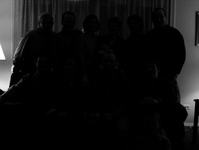
#> input picture 02_DIP/04_image_enhancement(contrast enhancement)/images/main/test3.jpg, 199 x 150 px, shrunk from 1024 x 768 before the run
$ jupyter execute Contrast_Enhancement.ipynb
#> lines starting #> are read from the running program, lines starting #| are printed output that depends on the picture; after the words box and inside, x2 and y2 are one past the last pixel; in counts of white or black regions, pixels touching at a corner belong together
[cell 1]
#import
import cv2
import matplotlib.pyplot as plt
import numpy as np

[cell 2]
img = cv2.imread('images/main/test3.jpg', 0)
#> img is the input picture: shape (150, 199); min 0, max 255, mean 17.3

[cell 3]
def show_img_cv(img_title, img):
    cv2.imshow(img_title, img)
    cv2.waitKey(0)
    cv2.destroyAllWindows()

[cell 4]
#show_img_cv('original image', img)

[cell 5]
def show_img_plt(img, c_map='gray',fig_hight=8, fig_width=6 ):
    plt.figure(figsize=(fig_hight, fig_width), dpi=100)
    plt.imshow(img, cmap=c_map)

[cell 6]
show_img_plt(img)
cv2.imwrite('original_image.jpg', img)
#> Out = True

[cell 7]
def display_hist_cv(img, channel=0, histsize=256, range=(0, 256)):
#> called with channel = 0, histsize = 256, range = (0, 256)
    hist_img = cv2.calcHist([img], [channel], None, [histsize], range)
#> hist_img = 256 values, max 14859 at index 0, min 0 at index 204, mean 116.6
    plt.figure(figsize=(4, 2), dpi=100)
    plt.plot(hist_img)
    plt.show()
#> figure, not shown here; curve peaks at x = 0, y = 14859

[cell 8]
display_hist_cv(img)

[cell 9]
def display_hist_plt(img, bins=256, range=(0, 256)):
#> called with bins = 256, range = (0, 256)
    plt.figure(figsize=(4, 2), dpi=100)
    plt.hist(img.flat, bins=bins, range=range)
    plt.show()
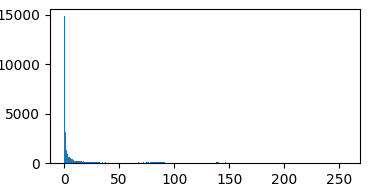
#> figure drawn by matplotlib, 1 panel; tallest bar 14859 high, from x = 0 to 1

[cell 10]
display_hist_plt(img)

## Contrast Stretching

[cell 11]
min_new = 0
max_new = 255

min_old = np.min(img)
#> min_old = 0
max_old = np.max(img)
#> max_old = 255

cs_img = np.uint8(((img - min_old)/(max_old - min_old))*(max_new - min_new) + min_new)

#cs = ((I - Imin)/(Imax - Imin))*(max - min) + min

[cell 12]
show_img_plt(cs_img)

[cell 13]
display_hist_plt(cs_img)

## Histogram Equalization

[cell 14]
hisequ_img = cv2.equalizeHist(img)
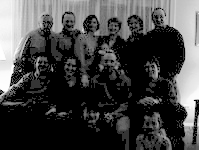
#> hisequ_img: shape (150, 199); min 0, max 255, mean 68

[cell 15]
display_hist_plt(hisequ_img)

[cell 16]
show_img_plt(hisequ_img)
cv2.imwrite('corrected_image.jpg', hisequ_img)
#> Out = True

## Gamma

[cell 17]
gamma = 0.4
gamma_img = np.uint8(((img/255)**gamma)*255)
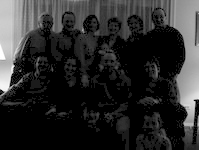
#> gamma_img: shape (150, 199); min 0, max 255, mean 43.9

[cell 18]
show_img_plt(gamma_img)

[cell 19]
display_hist_plt(gamma_img)

[cell 20]
test_heq = cv2.equalizeHist(gamma_img)

[cell 21]
display_hist_plt(test_heq)

[cell 22]
show_img_plt(test_heq)

## Binary Image

[cell 23]
r, thresh = cv2.threshold(img, 40, 255, 0)
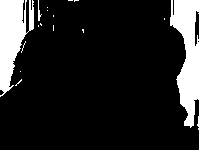
#> thresh: shape (150, 199); 14.1% white; 19 white regions (16 under 20 px), largest, box (x1, y1, x2, y2) and area: (170, 0, 199, 128) 2189, (0, 0, 34, 97) 1910, (38, 0, 42, 21) 35
show_img_plt(thresh)

## Alpha Channel

[cell 24]
img_png = cv2.imread('images/png/diamond.png', -1)
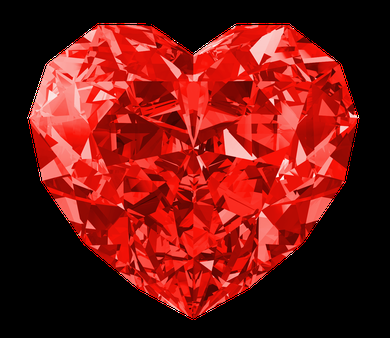
#> input picture 02_DIP/04_image_enhancement(contrast enhancement)/images/png/diamond.png, 390 x 338 px, shrunk from 2000 x 1735 before the run
#> img_png is the input picture: shape (338, 390, 4); mean B, G, R, A 18.9, 22.9, 112.7, 133.9
img_png.shape #RGBA
#> Out = (338, 390, 4)

[cell 25]
img_png_2 = cv2.cvtColor(img_png, cv2.COLOR_BGRA2RGBA)
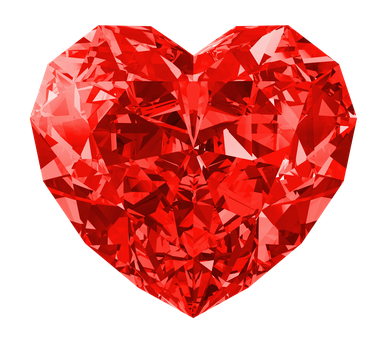
#> img_png_2: shape (338, 390, 4); mean R, G, B, A 112.7, 22.9, 18.9, 133.9; transparent parts drawn white

[cell 26]
show_img_plt(img_png_2)

[cell 27]
r, g, b, a = cv2.split(img_png_2)
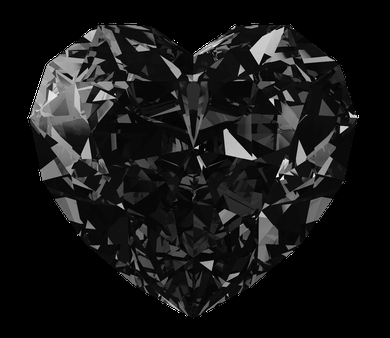
#> g: shape (338, 390); min 0, max 255, mean 22.9
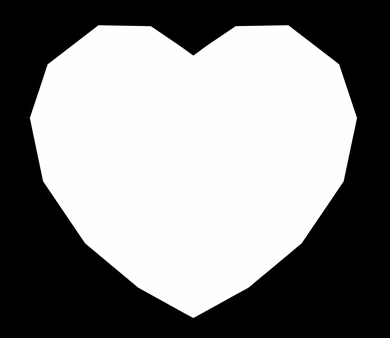
#> a: shape (338, 390); min 0, max 255, mean 133.9

[cell 28]
a #transparent channel

[cell 29]
#Color image  ---> COLOR 2 GRAY! -- Histogram --- contrast enhancement! ---??? Gray 2 Color??
#Color image ----> RGB 2 LAB! ---> L! ---> HISTOGRAM, --- LAB2RGB

[cell 30]
#Color image ---> split! --- > contrast enhanacement for each layer ---> merge layers!

[cell 31]
cv2.imwrite('filename.jpg', img)
#> Out = True

[cell 32]
# original image! ----> corrected image (enhanced image)

[cell 33]
img_jpg = cv2.imread('images/jpg/a.jpg', -1)
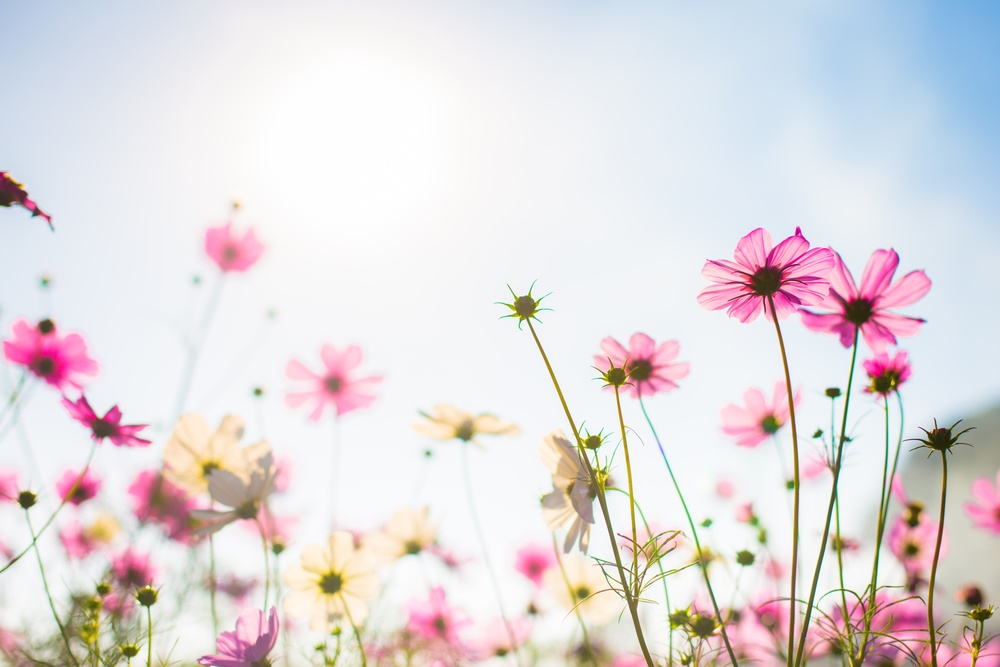
#> input picture 02_DIP/04_image_enhancement(contrast enhancement)/2_code_contrast_enhancement/images/jpg/a.jpg, 1000 x 667 px, shrunk from 5134 x 3423 before the run, found by its file name
#> img_jpg is the input picture: shape (667, 1000, 3); mean B, G, R 221.6, 219.2, 225.9
img_jpg_2 = cv2.cvtColor(img_jpg, cv2.COLOR_BGR2LAB)
#> img_jpg_2: shape (667, 1000, 3); mean of channels 0, 1, 2 224.7, 131.1, 128.1
l, a, b = cv2.split(img_jpg_2)
#> a: shape (667, 1000)
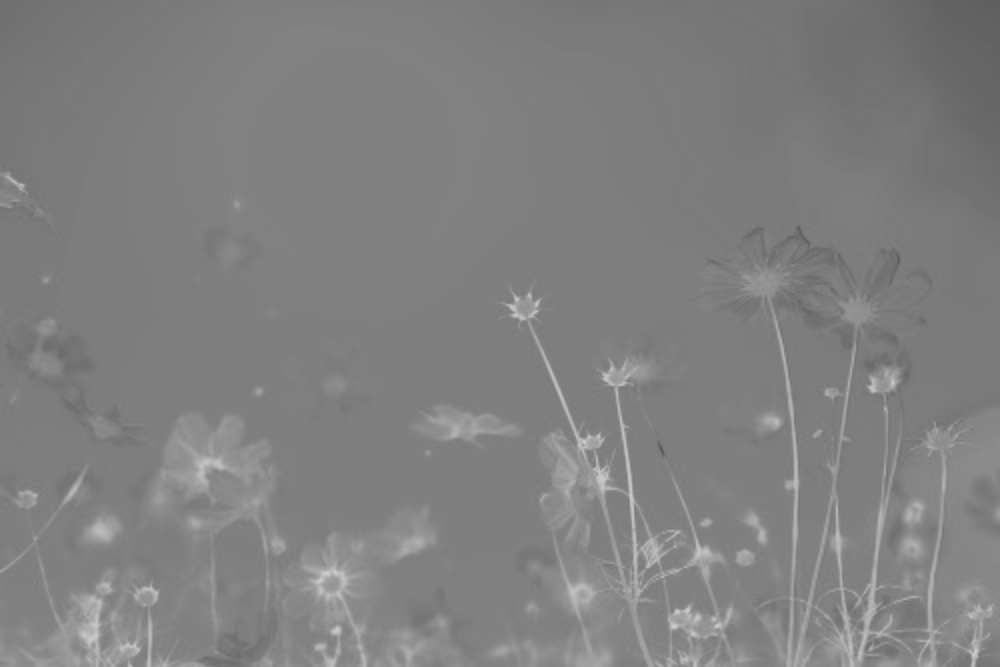
#> b: shape (667, 1000); min 87, max 205, mean 128.1
